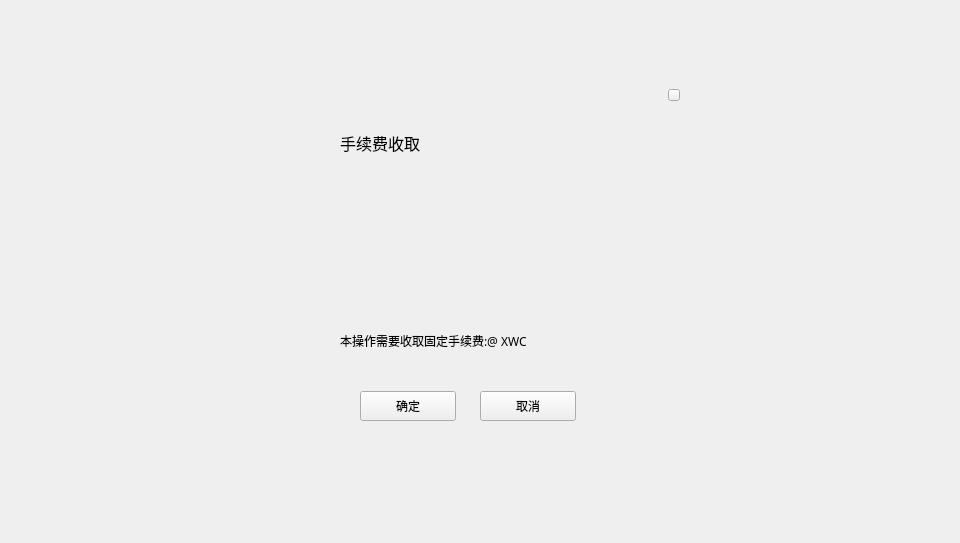
<?xml version="1.0" encoding="UTF-8"?>
<ui version="4.0">
 <class>FeeChargeWidget</class>
 <widget class="QWidget" name="FeeChargeWidget">
  <property name="geometry">
   <rect>
    <x>0</x>
    <y>0</y>
    <width>960</width>
    <height>543</height>
   </rect>
  </property>
  <property name="font">
   <font>
    <family>Microsoft YaHei UI Light</family>
   </font>
  </property>
  <property name="windowTitle">
   <string>Form</string>
  </property>
  <widget class="QWidget" name="widget" native="true">
   <property name="geometry">
    <rect>
     <x>0</x>
     <y>0</y>
     <width>960</width>
     <height>543</height>
    </rect>
   </property>
   <widget class="QWidget" name="containerWidget" native="true">
    <property name="geometry">
     <rect>
      <x>270</x>
      <y>81</y>
      <width>420</width>
      <height>380</height>
     </rect>
    </property>
    <property name="font">
     <font>
      <family>Microsoft YaHei UI Light</family>
     </font>
    </property>
    <widget class="QToolButton" name="toolButton_close">
     <property name="geometry">
      <rect>
       <x>398</x>
       <y>8</y>
       <width>12</width>
       <height>12</height>
      </rect>
     </property>
     <property name="cursor">
      <cursorShape>PointingHandCursor</cursorShape>
     </property>
     <property name="text">
      <string/>
     </property>
    </widget>
    <widget class="QToolButton" name="toolButton_confirm">
     <property name="geometry">
      <rect>
       <x>90</x>
       <y>310</y>
       <width>96</width>
       <height>30</height>
      </rect>
     </property>
     <property name="cursor">
      <cursorShape>PointingHandCursor</cursorShape>
     </property>
     <property name="text">
      <string>确定</string>
     </property>
    </widget>
    <widget class="QStackedWidget" name="stackedWidget">
     <property name="geometry">
      <rect>
       <x>70</x>
       <y>86</y>
       <width>240</width>
       <height>156</height>
      </rect>
     </property>
    </widget>
    <widget class="QLabel" name="label_2">
     <property name="geometry">
      <rect>
       <x>70</x>
       <y>250</y>
       <width>320</width>
       <height>20</height>
      </rect>
     </property>
     <property name="font">
      <font>
       <family>Microsoft YaHei UI Light</family>
       <pointsize>9</pointsize>
      </font>
     </property>
     <property name="text">
      <string>本操作需要收取固定手续费:@ XWC</string>
     </property>
    </widget>
    <widget class="QLabel" name="label_char">
     <property name="geometry">
      <rect>
       <x>70</x>
       <y>276</y>
       <width>271</width>
       <height>20</height>
      </rect>
     </property>
     <property name="font">
      <font>
       <family>Microsoft YaHei UI Light</family>
       <pointsize>9</pointsize>
      </font>
     </property>
     <property name="text">
      <string/>
     </property>
    </widget>
    <widget class="QToolButton" name="toolButton_cancel">
     <property name="geometry">
      <rect>
       <x>210</x>
       <y>310</y>
       <width>96</width>
       <height>30</height>
      </rect>
     </property>
     <property name="cursor">
      <cursorShape>PointingHandCursor</cursorShape>
     </property>
     <property name="text">
      <string>取消</string>
     </property>
    </widget>
    <widget class="QLabel" name="label_title">
     <property name="geometry">
      <rect>
       <x>70</x>
       <y>46</y>
       <width>111</width>
       <height>31</height>
      </rect>
     </property>
     <property name="font">
      <font>
       <family>Microsoft YaHei UI Light</family>
       <pointsize>12</pointsize>
      </font>
     </property>
     <property name="text">
      <string>手续费收取</string>
     </property>
    </widget>
   </widget>
  </widget>
 </widget>
 <resources/>
 <connections/>
</ui>
